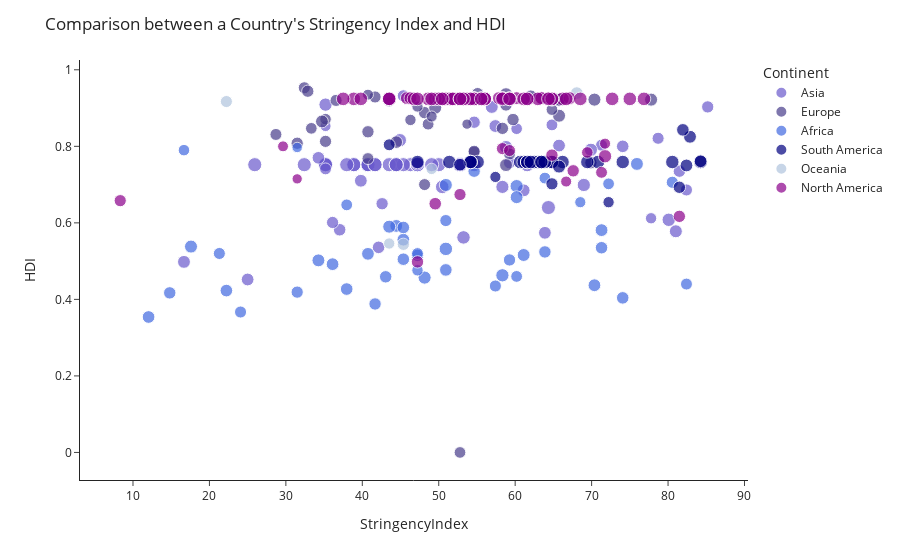

The notebook cell saved with this chart:
### Code cell
figure1 = px.scatter(october_19_2020, x = "StringencyIndex", y = "HDI", size = "POP",
          hover_name = "COUNTRY", color = "Continent", color_discrete_sequence = ['slateblue', 'darkslateblue', 'royalblue', 'navy', 'lightsteelblue', 'darkmagenta'], template = "simple_white",
          size_max = 10)
figure1.update_layout(height = 200,
                 title_text = "Comparison between a Country's Stringency Index and HDI"
                 )
figure1.show()

### Figure 1 — Plotly figure (JSON) as saved in the notebook; plotly's stock layout.template omitted (floating-point values rounded to 4 significant figures)
{"data": [{"hovertemplate": "<b>%{hovertext}</b><br><br>Continent=Asia<br>StringencyIndex=%{x}<br>HDI=%{y}<br>POP=%{marker.size}<extra></extra>", "hovertext": ["Afghanistan", "Bahrain", "Bangladesh", "Bhutan", "Brunei", "Cambodia", "China", "China", "China", "China", "China", "China", "China", "China", "China", "China", "China", "China", "China", "China", "China", "China", "China", "China", "China", "China", "China", "China", "China", "China", "China", "China", "China", "China", "China", "China", "China", "China", "India", "Indonesia", "Iran", "Iraq", "Israel", "Japan", "Jordan", "Kazakhstan", "Kuwait", "Laos", "Lebanon", "Malaysia", "Mongolia", "Myanmar", "Nepal", "Oman", "Pakistan", "Palestine", "Philippines", "Qatar", "Russia", "Saudi Arabia", "Singapore", "South Korea", "Sri Lanka", "Syria", "Taiwan", "Tajikistan", "Thailand", "Turkey", "United Arab Emirates", "Uzbekistan", "Vietnam", "Yemen"], "legendgroup": "Asia", "marker": {"color": "slateblue", "size": [17.48, 14.35, 18.92, 13.56, 12.99, 16.63, 21.09, 21.09, 21.09, 21.09, 21.09, 21.09, 21.09, 21.09, 21.09, 21.09, 21.09, 21.09, 21.09, 21.09, 21.09, 21.09, 21.09, 21.09, 21.09, 21.09, 21.09, 21.09, 21.09, 21.09, 21.09, 21.09, 21.09, 21.09, 21.09, 21.09, 21.09, 21.09, 21.05, 19.43, 18.25, 17.51, 15.97, 18.66, 16.14, 16.75, 15.27, 15.8, 15.74, 17.29, 15.0, 17.81, 17.19, 15.45, 19.21, 15.45, 18.51, 14.87, 18.8, 17.37, 15.58, 17.75, 16.88, 16.68, 16.99, 16.07, 18.06, 18.25, 16.11, 17.33, 18.39, 17.21], "sizemode": "area", "sizeref": 0.2109, "symbol": "circle"}, "mode": "markers", "name": "Asia", "orientation": "v", "showlegend": true, "type": "scatter", "x": [16.67, 60.19, 80.09, 77.78, 35.19, 37.04, 46.3, 38.89, 44.44, 47.22, 47.22, 35.19, 40.74, 35.19, 52.78, 52.78, 32.41, 25.93, 54.63, 35.19, 50, 43.52, 45.37, 40.74, 44.44, 49.07, 52.78, 38.89, 40.74, 47.22, 47.22, 41.67, 44.44, 37.96, 52.78, 47.22, 41.67, 61.57, 64.35, 50.46, 58.8, 61.11, 85.19, 35.19, 81.48, 74.07, 71.3, 36.11, 59.26, 65.74, 35.19, 81.02, 63.89, 78.7, 53.24, 82.41, 68.98, 64.81, 44.91, 57.41, 45.37, 56.94, 34.26, 42.13, 23.15, 42.59, 47.22, 69.91, 54.63, 39.81, 58.33, 25], "xaxis": "x", "y": [0.498, 0.846, 0.608, 0.612, 0.853, 0.582, 0.752, 0.752, 0.752, 0.752, 0.752, 0.752, 0.752, 0.752, 0.752, 0.752, 0.752, 0.752, 0.752, 0.752, 0.752, 0.752, 0.752, 0.752, 0.752, 0.752, 0.752, 0.752, 0.752, 0.752, 0.752, 0.752, 0.752, 0.752, 0.752, 0.752, 0.752, 0.752, 0.64, 0.694, 0.798, 0.685, 0.903, 0.909, 0.735, 0.8, 0.803, 0.601, 0.757, 0.802, 0.741, 0.578, 0.574, 0.821, 0.562, 0.686, 0.699, 0.856, 0.816, 0.853, 0.932, 0.903, 0.77, 0.536, null, 0.65, 0.755, 0.791, 0.863, 0.71, 0.694, 0.452], "yaxis": "y"}, {"hovertemplate": "<b>%{hovertext}</b><br><br>Continent=Europe<br>StringencyIndex=%{x}<br>HDI=%{y}<br>POP=%{marker.size}<extra></extra>", "hovertext": ["Albania", "Andorra", "Austria", "Azerbaijan", "Belarus", "Bosnia and Herzegovina", "Bulgaria", "Croatia", "Cyprus", "Czech Republic", "Denmark", "Estonia", "Faeroe Islands", "Finland", "France", "Georgia", "Germany", "Greece", "Hungary", "Iceland", "Ireland", "Italy", "Kosovo", "Latvia", "Liechtenstein", "Lithuania", "Luxembourg", "Malta", "Moldova", "Monaco", "Netherlands", "Norway", "Poland", "Portugal", "Romania", "San Marino", "Serbia", "Slovenia", "Switzerland", "Ukraine", "United Kingdom", "United Kingdom", "United Kingdom", "United Kingdom", "United Kingdom"], "legendgroup": "Europe", "marker": {"color": "darkslateblue", "size": [14.87, 11.25, 16.01, 16.13, 16.06, 15.0, 15.75, 15.23, 13.68, 16.19, 15.57, 14.1, 10.8, 15.53, 17.99, 15.2, 18.24, 16.16, 16.08, 12.74, 15.41, 17.92, 14.47, 14.45, 10.55, 14.82, 13.35, 13.0, 15.21, 10.58, 16.66, 15.51, 17.45, 16.14, 16.77, 10.43, 15.73, 14.55, 15.97, 17.59, 18.03, 18.03, 18.03, 18.03, 18.03], "sizemode": "area", "sizeref": 0.2109, "symbol": "circle"}, "mode": "markers", "name": "Europe", "orientation": "v", "showlegend": true, "type": "scatter", "x": [54.63, 53.7, 58.8, 69.91, 31.48, 40.74, 35.19, 28.7, 46.3, 48.15, 41.67, 35.19, 37.96, 36.57, 49.54, 59.26, 58.8, 59.72, 40.74, 40.74, 55.09, 65.74, 52.78, 33.33, 43.52, 48.61, 47.22, 49.07, 48.15, 62.04, 62.04, 32.41, 34.72, 58.33, 44.44, 29.63, 54.63, 64.81, 32.87, 58.8, 65.74, 65.74, 77.78, 64.81, 70.37], "xaxis": "x", "y": [0.785, 0.858, 0.908, 0.757, 0.808, 0.768, 0.813, 0.831, 0.869, 0.888, 0.929, 0.871, null, 0.92, 0.901, 0.78, 0.936, 0.87, 0.838, 0.935, 0.938, 0.88, 0, 0.847, 0.916, 0.858, 0.904, 0.878, 0.7, null, 0.931, 0.953, 0.865, 0.847, 0.811, null, 0.787, 0.896, 0.944, 0.751, 0.922, 0.922, 0.922, 0.922, 0.922], "yaxis": "y"}, {"hovertemplate": "<b>%{hovertext}</b><br><br>Continent=Africa<br>StringencyIndex=%{x}<br>HDI=%{y}<br>POP=%{marker.size}<extra></extra>", "hovertext": ["Algeria", "Angola", "Benin", "Botswana", "Burkina Faso", "Burundi", "Cameroon", "Cape Verde", "Central African Republic", "Chad", "Comoros", "Congo", "Cote d'Ivoire", "Democratic Republic of Congo", "Djibouti", "Egypt", "Eritrea", "Ethiopia", "Gabon", "Gambia", "Ghana", "Guinea", "Kenya", "Lesotho", "Liberia", "Libya", "Madagascar", "Malawi", "Mali", "Mauritania", "Mauritius", "Morocco", "Mozambique", "Namibia", "Niger", "Nigeria", "Rwanda", "Senegal", "Seychelles", "Sierra Leone", "Somalia", "South Africa", "South Sudan", "Sudan", "Tanzania", "Togo", "Tunisia", "Uganda", "Zambia", "Zimbabwe"], "legendgroup": "Africa", "marker": {"color": "royalblue", "size": [17.6, 17.31, 16.31, 14.67, 16.86, 16.29, 17.09, 13.23, 15.39, 16.61, 13.68, 15.52, 17.09, 18.31, 13.8, 18.44, 15.08, 18.56, 14.62, 14.7, 17.25, 16.39, 17.8, 14.58, 15.44, 15.74, 17.14, 16.77, 16.82, 15.35, 14.06, 17.42, 17.26, 14.75, 17.0, 19.14, 16.38, 16.63, 11.5, 15.89, 16.58, 17.9, 16.23, 17.6, 17.91, 15.93, 16.29, 17.64, 16.73, 16.51], "sizemode": "area", "sizeref": 0.2109, "symbol": "circle"}, "mode": "markers", "name": "Africa", "orientation": "v", "showlegend": true, "type": "scatter", "x": [75.93, 71.3, 47.22, 63.89, 22.22, 14.81, 45.37, 68.52, 24.07, 74.07, null, 50.93, 36.11, 48.15, 47.22, 60.19, 82.41, 58.33, 72.22, 60.19, 44.44, 43.06, 43.52, 47.22, 57.41, 80.56, 40.74, 50.93, 37.96, 21.3, 16.67, 60.19, 70.37, 37.96, 12.04, 50.93, 63.89, 45.37, 31.48, 31.48, 36.11, 50.93, 41.67, 34.26, 17.59, 59.26, 54.63, 61.11, 45.37, 71.3], "xaxis": "x", "y": [0.754, 0.581, 0.515, 0.717, 0.423, 0.417, 0.556, 0.654, 0.367, 0.404, 0.503, 0.606, 0.492, 0.457, 0.476, 0.696, 0.44, 0.463, 0.702, 0.46, 0.592, 0.459, 0.59, 0.52, 0.435, 0.706, 0.519, 0.477, 0.427, 0.52, 0.79, 0.667, 0.437, 0.647, 0.354, 0.532, 0.524, 0.505, 0.797, 0.419, null, 0.699, 0.388, 0.502, 0.538, 0.503, 0.735, 0.516, 0.588, 0.535], "yaxis": "y"}, {"hovertemplate": "<b>%{hovertext}</b><br><br>Continent=South America<br>StringencyIndex=%{x}<br>HDI=%{y}<br>POP=%{marker.size}<extra></extra>", "hovertext": ["Argentina", "Aruba", "Bolivia", "Brazil", "Brazil", "Brazil", "Brazil", "Brazil", "Brazil", "Brazil", "Brazil", "Brazil", "Brazil", "Brazil", "Brazil", "Brazil", "Brazil", "Brazil", "Brazil", "Brazil", "Brazil", "Brazil", "Brazil", "Brazil", "Brazil", "Brazil", "Brazil", "Brazil", "Brazil", "Brazil", "Brazil", "Chile", "Colombia", "Ecuador", "Guyana", "Paraguay", "Peru", "Suriname", "Uruguay", "Venezuela"], "legendgroup": "South America", "marker": {"color": "navy", "size": [17.63, 11.58, 16.27, 19.17, 19.17, 19.17, 19.17, 19.17, 19.17, 19.17, 19.17, 19.17, 19.17, 19.17, 19.17, 19.17, 19.17, 19.17, 19.17, 19.17, 19.17, 19.17, 19.17, 19.17, 19.17, 19.17, 19.17, 19.17, 19.17, 19.17, 19.17, 16.77, 17.75, 16.69, 13.58, 15.78, 17.31, 13.28, 15.06, 17.16], "sizemode": "area", "sizeref": 0.2109, "symbol": "circle"}, "mode": "markers", "name": "South America", "orientation": "v", "showlegend": true, "type": "scatter", "x": [82.87, 54.17, 81.48, 80.56, 70.83, 66.2, 69.44, 62.96, 62.5, null, 60.65, 61.11, 47.22, 63.43, 55.09, 63.43, 54.17, 63.43, 61.57, 61.57, 64.81, 54.17, 61.57, 84.26, 74.07, 62.04, 64.81, 63.89, 51.39, 54.17, 63.43, 81.94, 65.74, 52.78, 72.22, 64.81, 82.41, 57.41, 43.52, 84.26], "xaxis": "x", "y": [0.825, null, 0.693, 0.759, 0.759, 0.759, 0.759, 0.759, 0.759, 0.759, 0.759, 0.759, 0.759, 0.759, 0.759, 0.759, 0.759, 0.759, 0.759, 0.759, 0.759, 0.759, 0.759, 0.759, 0.759, 0.759, 0.759, 0.759, 0.759, 0.759, 0.759, 0.843, 0.747, 0.752, 0.654, 0.702, 0.75, 0.72, 0.804, 0.761], "yaxis": "y"}, {"hovertemplate": "<b>%{hovertext}</b><br><br>Continent=Oceania<br>StringencyIndex=%{x}<br>HDI=%{y}<br>POP=%{marker.size}<extra></extra>", "hovertext": ["Australia", "Fiji", "Guam", "New Zealand", "Papua New Guinea", "Solomon Islands"], "legendgroup": "Oceania", "marker": {"color": "lightsteelblue", "size": [17.05, 13.71, 12.04, 15.39, 16.01, 13.44], "sizemode": "area", "sizeref": 0.2109, "symbol": "circle"}, "mode": "markers", "name": "Oceania", "orientation": "v", "showlegend": true, "type": "scatter", "x": [68.06, 49.07, 66.67, 22.22, 45.37, 43.52], "xaxis": "x", "y": [0.939, 0.741, null, 0.917, 0.544, 0.546], "yaxis": "y"}, {"hovertemplate": "<b>%{hovertext}</b><br><br>Continent=North America<br>StringencyIndex=%{x}<br>HDI=%{y}<br>POP=%{marker.size}<extra></extra>", "hovertext": ["Bahamas", "Barbados", "Belize", "Bermuda", "Canada", "Canada", "Canada", "Canada", "Canada", "Canada", "Canada", "Canada", "Canada", "Canada", "Canada", "Canada", "Canada", "Canada", "Costa Rica", "Cuba", "Dominica", "Dominican Republic", "El Salvador", "Greenland", "Guatemala", "Haiti", "Honduras", "Jamaica", "Mexico", "Nicaragua", "Panama", "Puerto Rico", "Trinidad and Tobago", "United States", "United States", "United States", "United States", "United States", "United States", "United States", "United States", "United States", "United States", "United States", "United States", "United States", "United States", "United States", "United States", "United States", "United States", "United States", "United States", "United States", "United States", "United States", "United States", "United States", "United States", "United States", "United States", "United States", "United States", "United States", "United States", "United States", "United States", "United States", "United States", "United States", "United States", "United States", "United States", "United States", "United States", "United States", "United States", "United States", "United States", "United States", "United States", "United States", "United States", "United States", "United States", "United States Virgin Islands"], "legendgroup": "North America", "marker": {"color": "darkmagenta", "size": [12.88, 12.57, 12.89, 11.04, 17.45, 17.45, 17.45, 17.45, 17.45, 17.45, 17.45, 17.45, 17.45, 17.45, 17.45, 17.45, 17.45, 17.45, 15.44, 16.24, 11.18, 16.2, 15.69, 10.95, 16.7, 16.25, 16.11, 14.9, 18.67, 15.71, 15.28, 14.87, 14.15, 19.62, 19.62, 19.62, 19.62, 19.62, 19.62, 19.62, 19.62, 19.62, 19.62, 19.62, 19.62, 19.62, 19.62, 19.62, 19.62, 19.62, 19.62, 19.62, 19.62, 19.62, 19.62, 19.62, 19.62, 19.62, 19.62, 19.62, 19.62, 19.62, 19.62, 19.62, 19.62, 19.62, 19.62, 19.62, 19.62, 19.62, 19.62, 19.62, 19.62, 19.62, 19.62, 19.62, 19.62, 19.62, 19.62, 19.62, 19.62, 19.62, 19.62, 19.62, 19.62, 11.56], "sizemode": "area", "sizeref": 0.2109, "symbol": "circle"}, "mode": "markers", "name": "North America", "orientation": "v", "showlegend": true, "type": "scatter", "x": [71.76, 29.63, 66.67, 35.19, 45.83, 55.56, 63.43, 67.13, 58.33, 50.93, 60.19, 59.26, 57.87, 58.33, 64.35, 54.63, 46.3, 63.43, 58.33, 64.81, 31.48, 67.59, 52.78, 31.48, 49.54, 47.22, 81.48, 71.3, 71.76, 8.33, 59.26, 75.93, 69.44, 66.2, 56.02, 43.52, 50.93, 53.7, 61.57, 56.02, 64.81, 68.52, 52.78, 38.89, 59.26, 76.85, 43.52, 51.39, 54.63, 50.46, 54.63, 62.96, 58.33, 53.7, 49.54, 64.81, 52.78, 51.85, 46.76, 50, 51.85, 61.11, 48.61, 47.22, 43.52, 55.56, 75, 49.07, 72.69, 54.63, 37.5, 59.26, 53.24, 66.67, 54.63, 39.81, 54.17, 52.78, 53.24, 50.46, 61.57, 64.35, 56.02, 52.78, 55.56, 56.48], "xaxis": "x", "y": [0.807, 0.8, 0.708, null, 0.926, 0.926, 0.926, 0.926, 0.926, 0.926, 0.926, 0.926, 0.926, 0.926, 0.926, 0.926, 0.926, 0.926, 0.794, 0.777, 0.715, 0.736, 0.674, null, 0.65, 0.498, 0.617, 0.732, 0.774, 0.658, 0.789, null, 0.784, 0.924, 0.924, 0.924, 0.924, 0.924, 0.924, 0.924, 0.924, 0.924, 0.924, 0.924, 0.924, 0.924, 0.924, 0.924, 0.924, 0.924, 0.924, 0.924, 0.924, 0.924, 0.924, 0.924, 0.924, 0.924, 0.924, 0.924, 0.924, 0.924, 0.924, 0.924, 0.924, 0.924, 0.924, 0.924, 0.924, 0.924, 0.924, 0.924, 0.924, 0.924, 0.924, 0.924, 0.924, 0.924, 0.924, 0.924, 0.924, 0.924, 0.924, 0.924, 0.924, null], "yaxis": "y"}], "layout": {"autosize": true, "legend": {"itemsizing": "constant", "title": {"text": "Continent"}, "tracegroupgap": 0}, "margin": {"t": 60}, "title": {"text": "Comparison between a Country's Stringency Index and HDI"}, "xaxis": {"anchor": "y", "autorange": true, "domain": [0, 1], "range": [3.458, 90.07], "title": {"text": "StringencyIndex"}, "type": "linear"}, "yaxis": {"anchor": "x", "autorange": true, "domain": [0, 1], "range": [-0.09057, 1.045], "title": {"text": "HDI"}, "type": "linear"}}}
